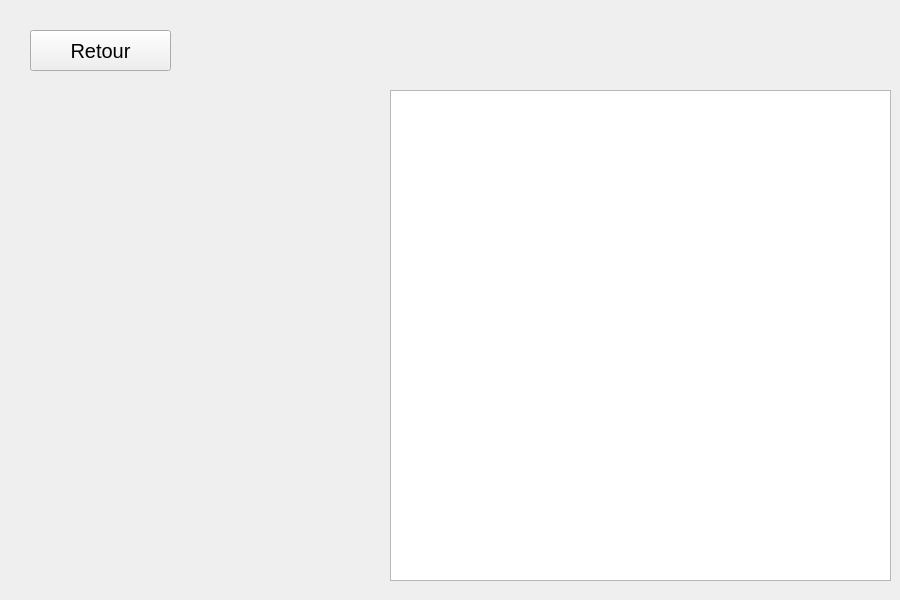
    <widget class="QWidget" name="pageDistances2">
     <widget class="QLabel" name="labelMatDistance2">
      <property name="geometry">
       <rect>
        <x>50</x>
        <y>350</y>
        <width>291</width>
        <height>241</height>
       </rect>
      </property>
      <property name="font">
       <font>
        <pointsize>18</pointsize>
       </font>
      </property>
      <property name="text">
       <string/>
      </property>
      <property name="alignment">
       <set>Qt::AlignCenter</set>
      </property>
     </widget>
     <widget class="QGraphicsView" name="graphicsViewDistance2">
      <property name="geometry">
       <rect>
        <x>390</x>
        <y>90</y>
        <width>501</width>
        <height>491</height>
       </rect>
      </property>
     </widget>
     <widget class="QPushButton" name="btnRetourDistance2">
      <property name="geometry">
       <rect>
        <x>30</x>
        <y>30</y>
        <width>141</width>
        <height>41</height>
       </rect>
      </property>
      <property name="font">
       <font>
        <pointsize>15</pointsize>
       </font>
      </property>
      <property name="text">
       <string>Retour</string>
      </property>
     </widget>
     <widget class="QLabel" name="labelMatDistance1">
      <property name="geometry">
       <rect>
        <x>50</x>
        <y>90</y>
        <width>291</width>
        <height>241</height>
       </rect>
      </property>
      <property name="font">
       <font>
        <pointsize>18</pointsize>
       </font>
      </property>
      <property name="text">
       <string/>
      </property>
      <property name="alignment">
       <set>Qt::AlignCenter</set>
      </property>
     </widget>
    </widget>
